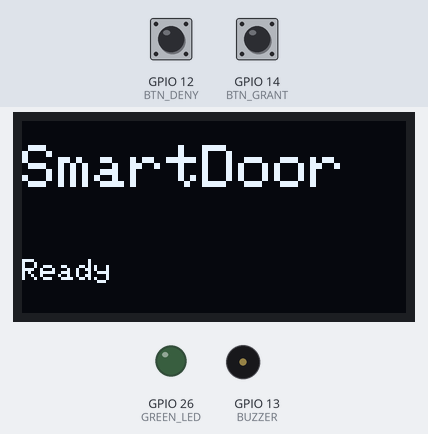
Bench run of a sketch on a simulated ESP32. On the bench: 128×64 one-colour display, output pins drawn as LEDs (lit = HIGH), buzzer (waves = sounding). Inputs (shaded band) come from the test bench; at power-on: GPIO 12 (BTN_DENY) HIGH, GPIO 14 (BTN_GRANT) HIGH. WiFi joins after 1.5 s; servers stay silent unless stated; network time is answered at once with the bench clock; uploads are accepted with an empty reply; the local clock reads 2024-03-15 10:24:30 at power-on unless the sketch sets it; random numbers use the default seed unless the sketch sets one; no MQTT or app messages arrive unless stated; what the sketch prints to the serial monitor is not drawn.

Above: at 2.8 s.
2.9 s: GPIO 12 (BTN_DENY) pulled LOW for 0.15 s
At 3.32 s:
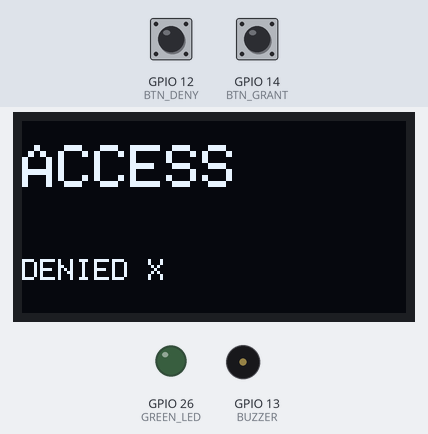
3.6 s: GPIO 14 (BTN_GRANT) pulled LOW for 3.2 s
At 7.5 s:
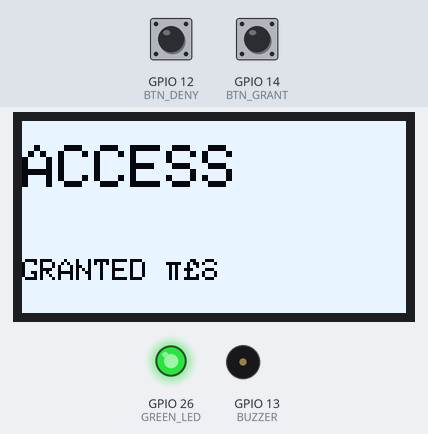
8.3 s: GPIO 14 (BTN_GRANT) pulled LOW for 1 s
At 11.8 s:
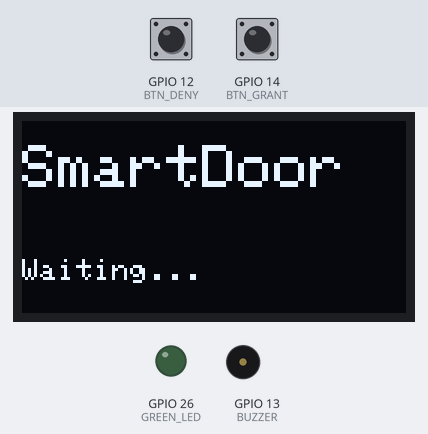
12.3 s: GPIO 14 (BTN_GRANT) pulled LOW for 0.15 s
At 12.63 s:
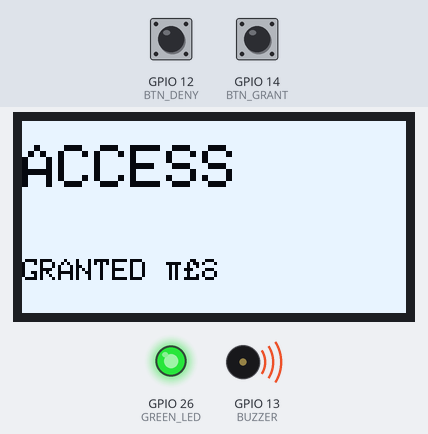
13.0 s: GPIO 12 (BTN_DENY) pulled LOW for 3.2 s
At 17.3 s:
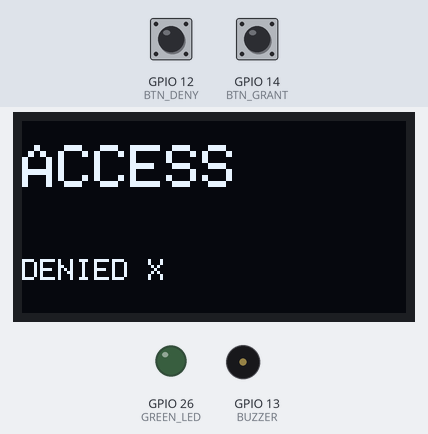
Timing chart, 0 to 18.7 s (numbered marks = the images above; inputs shaded):
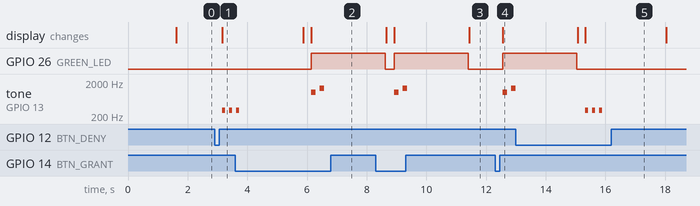

Measured:
- after the input at 2.9 s, tone on GPIO 13 (BUZZER): alternates 300 Hz for 0.10 s and silent for 0.13 s, starting after 0.26 s; the display: first differs from a run without the input after 0.26 s (image 1)
- after the input at 3.6 s, GPIO 26 (GREEN_LED): LOW → HIGH after 2.5 s
- after the input at 8.3 s, tone on GPIO 13 (BUZZER): silent → 1000 Hz after 0.62 s, → silent 0.15 s later, → 1300 Hz 0.13 s later, → silent 0.15 s later
- after the input at 12.3 s, GPIO 26 (GREEN_LED): LOW → HIGH after 0.26 s; tone on GPIO 13 (BUZZER): silent → 1000 Hz after 0.26 s, → silent 0.15 s later, → 1300 Hz 0.13 s later, → silent 0.15 s later; the display: changes after 0.26 s (image 4)
- after the input at 13.0 s, tone on GPIO 13 (BUZZER): alternates 300 Hz for 0.10 s and silent for 0.13 s, 6 changes in all, then stays silent, starting after 2.3 s

The sketch:

sketch.ino
```cpp
/* ============================================================
   SMART IOT DOOR ACCESS MONITORING SYSTEM
   ------------------------------------------------------------
   Device: ESP32
   Features:
      • OLED user interface
      • Buzzer + LED feedback
      • MQTT event publishing
      • Firebase cloud logging
      • NTP time synchronization
   ============================================================ */

#include <Wire.h>
#include <Adafruit_GFX.h>
#include <Adafruit_SSD1306.h>

#include <WiFi.h>
#include <PubSubClient.h>
#include <ArduinoJson.h>
#include <HTTPClient.h>

#include <WiFiUdp.h>
#include <NTPClient.h>

/* ============================================================
   HARDWARE DEFINITIONS
   ============================================================ */

#define BUZZER    13
#define GREEN_LED 26
#define BTN_GRANT 14
#define BTN_DENY  12

#define SCREEN_WIDTH 128
#define SCREEN_HEIGHT 64

Adafruit_SSD1306 display(SCREEN_WIDTH, SCREEN_HEIGHT, &Wire, -1);

/* ============================================================
   NETWORK CONFIGURATION
   ============================================================ */

const char* ssid = "Wokwi-GUEST";
const char* password = "";

/* Firebase Realtime Database endpoint */
const char* firebase_url =
"https://smartdooriot-fad5e-default-rtdb.firebaseio.com/access_logs.json";

/* MQTT Broker */
const char* mqtt_server = "broker.hivemq.com";
const char* mqtt_topic  = "iot/smartdoor/access";

WiFiClient espClient;
PubSubClient mqttClient(espClient);

/* ============================================================
   NTP CONFIGURATION
   ============================================================ */

WiFiUDP ntpUDP;

/* NTP server with 1 minute refresh interval */
NTPClient timeClient(ntpUDP, "pool.ntp.org", 0, 60000);

/* ============================================================
   WIFI CONNECTION
   ============================================================ */

void connectWiFi() {

  Serial.print("Connecting WiFi");

  WiFi.begin(ssid, password);

  while (WiFi.status() != WL_CONNECTED) {
    delay(500);
    Serial.print(".");
  }

  Serial.println(" connected");
}

/* ============================================================
   MQTT CONNECTION HANDLING
   ============================================================ */

void reconnectMQTT() {

  while (!mqttClient.connected()) {

    Serial.print("Attempting MQTT connection...");

    String clientId = "SmartDoorNode01-";
    clientId += String(random(0xffff), HEX);

    if (mqttClient.connect(clientId.c_str())) {

      Serial.println("connected");

    } else {

      Serial.print("failed rc=");
      Serial.print(mqttClient.state());
      Serial.println(" retrying in 5 seconds");

      delay(5000);
    }
  }
}

/* ============================================================
   GET CURRENT TIMESTAMP (NTP)
   ============================================================ */

String getTimestamp() {

  timeClient.update();

  unsigned long epochTime = timeClient.getEpochTime();

  struct tm *ptm = gmtime((time_t *)&epochTime);

  char buffer[25];

  sprintf(buffer, "%04d-%02d-%02d %02d:%02d:%02d",
          ptm->tm_year + 1900,
          ptm->tm_mon + 1,
          ptm->tm_mday,
          ptm->tm_hour,
          ptm->tm_min,
          ptm->tm_sec);

  return String(buffer);
}

/* ============================================================
   OLED DISPLAY FUNCTIONS
   ============================================================ */

void showMessage(const char* line1,
                 const char* line2 = "",
                 bool invert = false) {

  display.clearDisplay();

  if (invert) {
    display.fillScreen(WHITE);
    display.setTextColor(BLACK);
  } else {
    display.setTextColor(WHITE);
  }

  display.setTextSize(2);
  display.setCursor(0, 8);
  display.println(line1);

  display.setTextSize(1);
  display.setCursor(0, 46);
  display.println(line2);

  display.display();
}

/* ============================================================
   BUZZER ALERT
   ============================================================ */

void beep(int freq, int duration) {

  tone(BUZZER, freq, duration);

  delay(duration + 50);

  noTone(BUZZER);
}

/* ============================================================
   MQTT EVENT PUBLISH
   ============================================================ */

void publishEvent(const char* status) {

  StaticJsonDocument<200> doc;

  doc["device"] = "SmartDoorNode01";
  doc["status"] = status;
  doc["timestamp"] = getTimestamp();

  char buffer[256];

  serializeJson(doc, buffer);

  mqttClient.publish(mqtt_topic, buffer);

  Serial.print("MQTT Sent: ");
  Serial.println(buffer);
}

/* ============================================================
   FIREBASE CLOUD LOGGING
   ============================================================ */

void logToFirebase(const char* status) {

  if (WiFi.status() != WL_CONNECTED) return;

  HTTPClient http;

  http.begin(firebase_url);
  http.addHeader("Content-Type", "application/json");

  StaticJsonDocument<200> doc;

  doc["device"] = "SmartDoorNode01";
  doc["status"] = status;
  doc["timestamp"] = getTimestamp();

  String payload;

  serializeJson(doc, payload);

  int httpResponseCode = http.POST(payload);

  Serial.print("Firebase Response: ");
  Serial.println(httpResponseCode);

  http.end();
}

/* ============================================================
   ACCESS EVENTS
   ============================================================ */

void grantAccess() {

  Serial.println("[ACCESS GRANTED]");

  publishEvent("granted");
  logToFirebase("granted");

  showMessage("ACCESS", "GRANTED ✓", true);

  digitalWrite(GREEN_LED, HIGH);

  beep(1000,150);
  delay(80);
  beep(1300,150);

  delay(2000);

  digitalWrite(GREEN_LED, LOW);
}

void denyAccess() {

  Serial.println("[ACCESS DENIED]");

  publishEvent("denied");
  logToFirebase("denied");

  showMessage("ACCESS", "DENIED X", false);

  for(int i=0;i<3;i++){
    beep(300,100);
    delay(80);
  }

  delay(2000);
}

/* ============================================================
   SYSTEM INITIALIZATION
   ============================================================ */

void setup() {

  Serial.begin(115200);

  pinMode(GREEN_LED, OUTPUT);
  pinMode(BTN_GRANT, INPUT_PULLUP);
  pinMode(BTN_DENY, INPUT_PULLUP);

  digitalWrite(GREEN_LED, LOW);

  /* OLED initialization */
  if (!display.begin(SSD1306_SWITCHCAPVCC, 0x3C)) {

    Serial.println("OLED initialization failed");

    while (true);
  }

  showMessage("SmartDoor", "Booting...");

  /* Network initialization */
  connectWiFi();

  mqttClient.setServer(mqtt_server, 1883);

  /* NTP initialization */
  timeClient.begin();
  timeClient.update();

  showMessage("SmartDoor", "Ready");

  Serial.println("System Ready");
}

/* ============================================================
   MAIN LOOP
   ============================================================ */

void loop() {

  if (!mqttClient.connected()) {
    reconnectMQTT();
  }

  mqttClient.loop();

  delay(10);

  /* Button: Grant Access */
  if (digitalRead(BTN_GRANT) == LOW) {

    delay(30);

    grantAccess();

    showMessage("SmartDoor", "Waiting...");
  }

  /* Button: Deny Access */
  if (digitalRead(BTN_DENY) == LOW) {

    delay(30);

    denyAccess();

    showMessage("SmartDoor", "Waiting...");
  }
}
```
